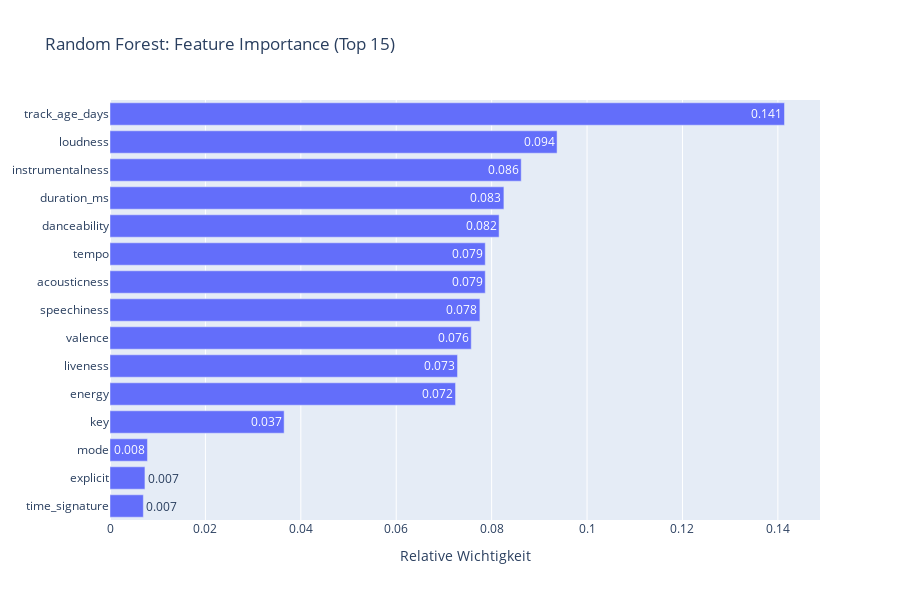

The notebook cell this image was saved under:
### Markdown cell above
## Modellinterpretation

Die Feature Importance Grafik verdeutlicht, welche Merkmale der Random Forest am häufigsten für Entscheidungen (Splits) in den Bäumen verwendet hat:

1. track_age_days: Mit Abstand am wichtigsten ist das Veröffentlichungsdatum. Dies bestätigt unsere Intuition dass das Alter eines Songs auf Spotify ein Haupttreiber für Popularität ist.
2. Loudness War: loudness ist das wichtigste Audio-Feature. Dies korrespondiert mit der im Datenbericht gezeigten Korrelation, lautere Tracks setzen sich in Playlists eher durch.
3. Akustische Merkmale: Features wie acousticness, duration_ms und energy spielen eine moderate Rolle.
4. Irrelevanz von Keys: Technische Merkmale wie key (Tonart) oder mode (Dur/Moll) haben fast keinen Einfluss auf die Vorhersage.

### Code cell
#| code-fold: true

import pandas as pd
import plotly.express as px
import plotly.io as pio

pio.renderers.default = "plotly_mimetype+notebook_connected"

importances = rf_model.feature_importances_
feature_names = X_train.columns

df_imp = pd.DataFrame({
    "Feature": feature_names,
    "Importance": importances
}).sort_values(by="Importance", ascending=True)

fig = px.bar(
    df_imp.tail(15),
    x="Importance",
    y="Feature",
    orientation="h",
    title="Random Forest: Feature Importance (Top 15)",
    labels={"Importance": "Relative Wichtigkeit"},
    text_auto=".3f"
)

fig.update_layout(
    height=600,
    yaxis_title=None
)

fig.show()

### Figure 1 — Plotly figure (JSON) as saved in the notebook; plotly's stock layout.template omitted (floating-point values rounded to 4 significant figures)
{"data": [{"hovertemplate": "Relative Wichtigkeit=%{x}<br>Feature=%{y}<extra></extra>", "legendgroup": "", "marker": {"color": "#636efa", "pattern": {"shape": ""}}, "name": "", "orientation": "h", "showlegend": false, "textposition": "auto", "texttemplate": "%{x:.3f}", "type": "bar", "x": [0.006991, 0.007323, 0.007853, 0.0365, 0.07243, 0.07285, 0.07573, 0.07754, 0.07866, 0.07867, 0.08156, 0.08257, 0.0862, 0.09372, 0.1414], "xaxis": "x", "y": ["time_signature", "explicit", "mode", "key", "energy", "liveness", "valence", "speechiness", "acousticness", "tempo", "danceability", "duration_ms", "instrumentalness", "loudness", "track_age_days"], "yaxis": "y"}], "layout": {"barmode": "relative", "height": 600, "legend": {"tracegroupgap": 0}, "title": {"text": "Random Forest: Feature Importance (Top 15)"}, "xaxis": {"anchor": "y", "domain": [0, 1], "title": {"text": "Relative Wichtigkeit"}}, "yaxis": {"anchor": "x", "domain": [0, 1], "title": {}}}}
